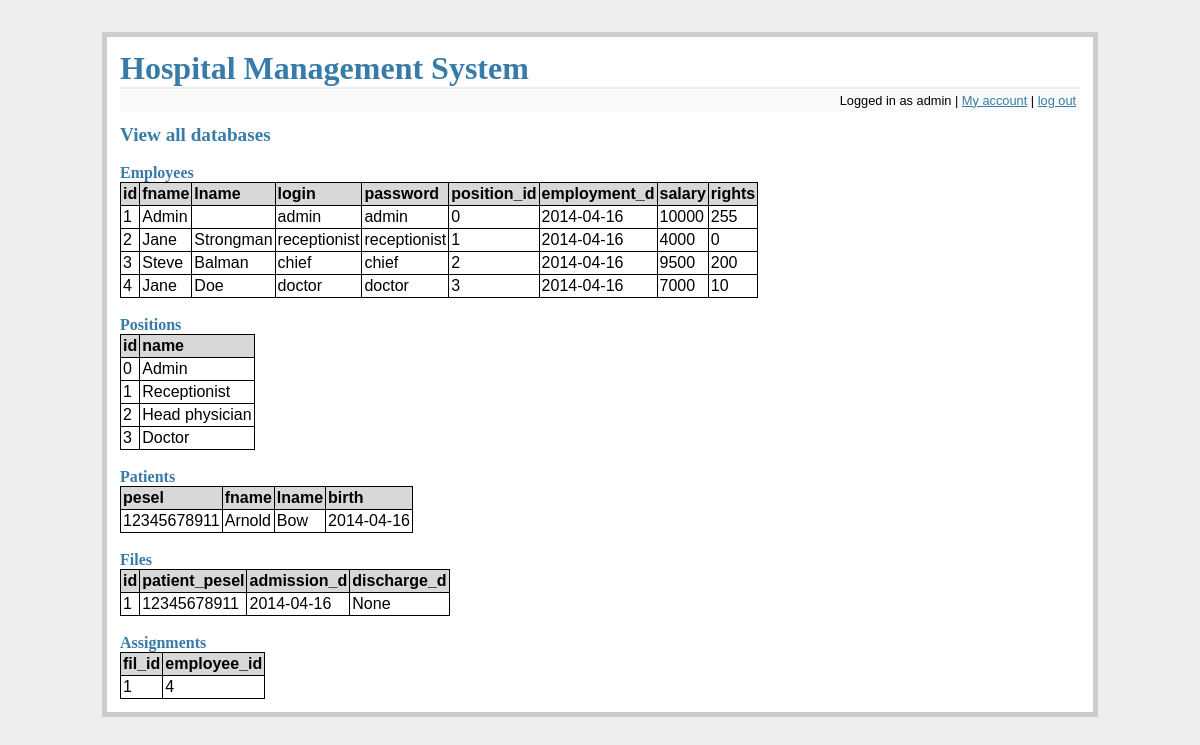
/view_all_databases (signed in), run on an earlier commit of the app's database.
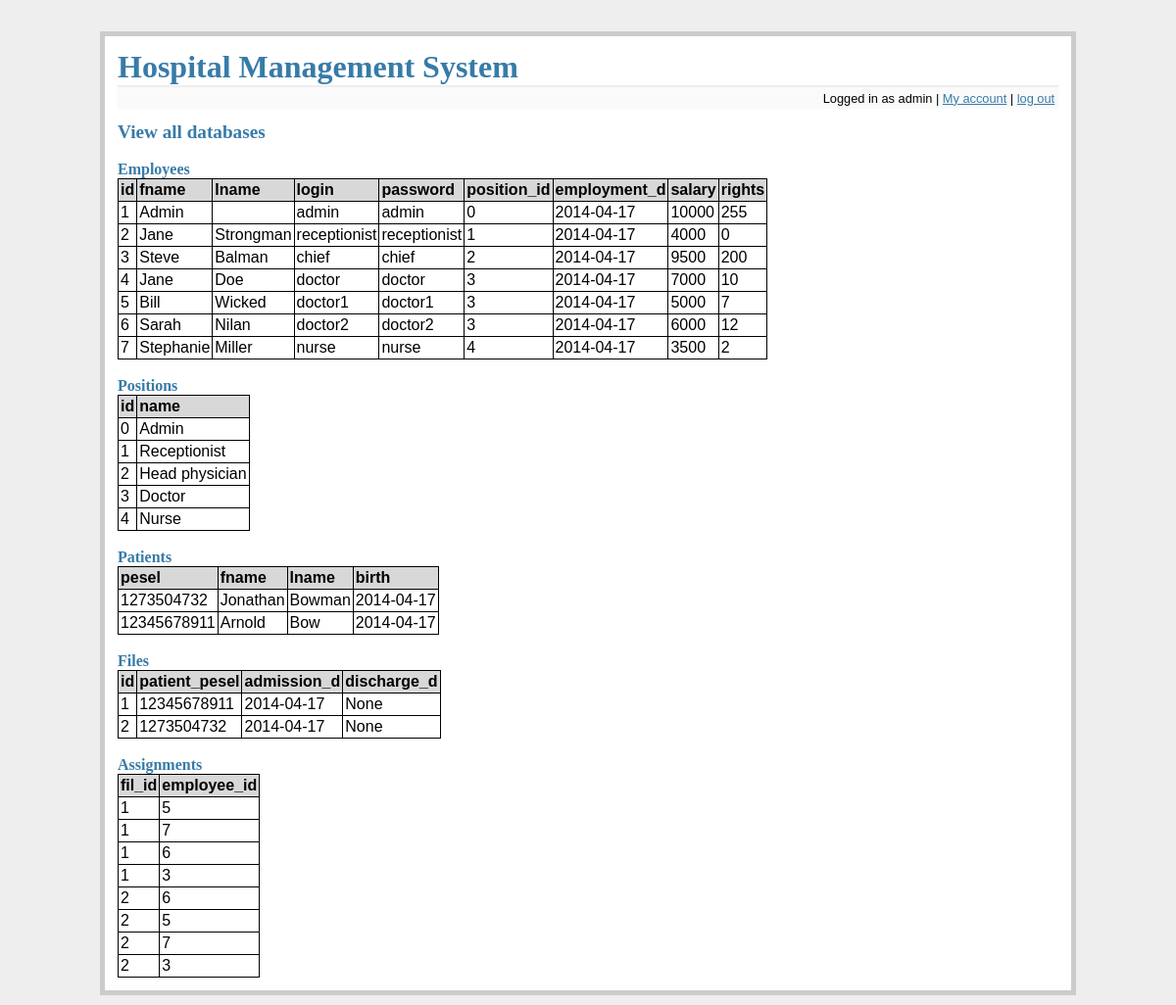
And on a later commit of the database.
### tables this page shows
CREATE TABLE employees (
    id integer primary key autoincrement,
    fname text not null,
    lname text not null,
    login text not null,
    password text not null,
    position_id integer not null,
    employment_d date not null,
    salary integer not null,
    rights integer not null,
    
    foreign key(position_id) references positions(id)
);

CREATE TABLE positions (
    id integer primary key autoincrement,
    name text not null
);

CREATE TABLE patients (
    pesel integer primary key,
    fname text not null,
    lname text not null,
    birth date not null
);

CREATE TABLE files (
    id integer primary key autoincrement,
    patient_pesel integer not null,
    admission_d date not null,
    discharge_d date,
    
    foreign key(patient_pesel) references patients(pesel)
);

CREATE TABLE assignments (
    fil_id integer not null,
    employee_id integer not null,
    
    foreign key(fil_id) references files(id),
    foreign key(employee_id) references employees(id)
);

### flaskr.py (the view)
@app.route('/view_all_databases')
def view_all_databases():
    db = get_db()
    if 'logged_in' not in session or not session['logged_in'] or get_position(db, session['username']) != 'Admin':
        flash('You do not have rights to access this part of website')
        return redirect(url_for('main_screen'))
    emps = db.execute('select * from employees').fetchall()
    pos = db.execute('select * from positions').fetchall()
    pat = db.execute('select * from patients').fetchall()
    fil = db.execute('select * from files').fetchall()
    assi = db.execute('select * from assignments').fetchall()
    return render_template('view_all_databases.html', employees=emps, positions=pos, patients=pat, files=fil, assignments=assi)

### flaskr.py (called while the page is built)
def connect_db():
    rv = sqlite3.connect(app.config['DATABASE'])
    rv.row_factory = sqlite3.Row
    return rv

def get_db():
    if not hasattr(g, 'sqlite_db'):
        g.sqlite_db = connect_db()
    return g.sqlite_db

### tools.py (called while the page is built)
def get_position(db, user):
    cur = db.execute('select p.name from employees as e join positions as p on e.position_id = p.id where e.login = ?', [user])
    res = cur.fetchone()
    return res[0] if res else None

### templates/view_all_databases.html
{% extends "layout.html" %}
{% block body %}
  <h2>View all databases</h2>
  <br/>
  <h3>Employees</h3>
  <table class=dbtable>
  <tr><td>id<td>fname<td>lname<td>login<td>password<td>position_id<td>employment_d<td>salary<td>rights
  {% for row in employees %}
  <tr>
      {% for d in row %}
          <td>{{ d }}
      {% endfor %}
  </tr>
  {% endfor %}
  </table>
  <br/>
  <h3>Positions</h3>
  <table class=dbtable>
  <tr><td>id<td>name
  {% for row in positions %}
  <tr>
      {% for d in row %}
          <td>{{ d }}
      {% endfor %}
  </tr>
  {% endfor %}
  </table>
  <br/>
  <h3>Patients</h3>
  <table class=dbtable>
  <tr><td>pesel<td>fname<td>lname<td>birth
  {% for row in patients %}
  <tr>
      {% for d in row %}
          <td>{{ d }}
      {% endfor %}
  </tr>
  {% endfor %}
  </table>
  <br/>
  <h3>Files</h3>
  <table class=dbtable>
  <tr><td>id<td>patient_pesel<td>admission_d<td>discharge_d
  {% for row in files %}
  <tr>
      {% for d in row %}
          <td>{{ d }}
      {% endfor %}
  </tr>
  {% endfor %}
  </table>
  <br/>
  <h3>Assignments</h3>
  <table class=dbtable>
  <tr><td>fil_id<td>employee_id
  {% for row in assignments %}
  <tr>
      {% for d in row %}
          <td>{{ d }}
      {% endfor %}
  </tr>
  {% endfor %}
  </table>
{% endblock %}

### templates/layout.html (shortened to what this page needs)
<!doctype html>
<link rel=stylesheet type=text/css href="{{ url_for('static', filename='style.css') }}">
<div class=page>
  <h1><a href="{{ url_for('main_screen') }}" class=simplelnk>Hospital Management System</a></h1>
  <div class=metanav>
  {% if not session.logged_in %}
    <span><a href="{{ url_for('login') }}">log in</a></span>
  {% else %}
    <span>Logged in as {{ session.username }} | <a href="{{ url_for('my_account') }}">My account</a> | <a href="{{ url_for('logout') }}">log out</a></span>
  {% endif %}
  </div>
  {% block body %}{% endblock %}
</div>

### static/style.css (style rules this page uses)
a, h1, h2, h3 { color: #377ba8; }
h1, h2, h3 { font-family: 'Georgia', serif; margin: 0; }
h1 { border-bottom: 2px solid #eee; }
h2 { font-size: 1.2em; }
h3 { font-size: 1em; }
.page { margin: 2em auto; width: 60em; border: 5px solid #ccc; padding: 0.8em; background: white; }
.metanav { text-align: right; font-size: 0.8em; padding: 0.3em; margin-bottom: 1em; background: #fafafa; }
.simplelnk { text-decoration: none; font-weight: bold }
table, table tr, table td { border-spacing: 0px; border: 1px solid black; border-collapse: collapse; }
table td { padding: 2px; }
table.dbtable tr:first-child { background-color: #D8D8D8; font-weight: bold; }

What changed in the data, as far as the page shows it:
removed assignments: row "1" "4"
changed employees "Admin": employment_d "2014-04-16" → "2014-04-17"
changed employees "Strongman": employment_d "2014-04-16" → "2014-04-17"
changed employees "Steve": employment_d "2014-04-16" → "2014-04-17"
changed employees "Doe": employment_d "2014-04-16" → "2014-04-17"
added employees: row "5" "3" "7", fname "Bill", lname "Wicked", login "doctor1", password "doctor1", employment_d "2014-04-17", salary "5000"
added employees: row "6" "3" "12", fname "Sarah", lname "Nilan", login "doctor2", password "doctor2", employment_d "2014-04-17", salary "6000"
added employees: row "7" "4" "2", fname "Stephanie", lname "Miller", login "nurse", password "nurse", employment_d "2014-04-17", salary "3500"
added positions: row "4", name "Nurse"
added patients: pesel "1273504732", fname "Jonathan", lname "Bowman", birth "2014-04-17"
changed patients "Arnold": birth "2014-04-16" → "2014-04-17"
changed files (number 1 of 2 on the later page): admission_d "2014-04-16" → "2014-04-17"
added files: row "2" "None", patient_pesel "1273504732", admission_d "2014-04-17"
added assignments: row "1" "5"
added assignments: row "1" "7"
added assignments: row "1" "6"
added assignments: row "1" "3"
added assignments: row "2" "6"
added assignments: row "2" "5"
added assignments: row "2" "7"
added assignments: row "2" "3"
